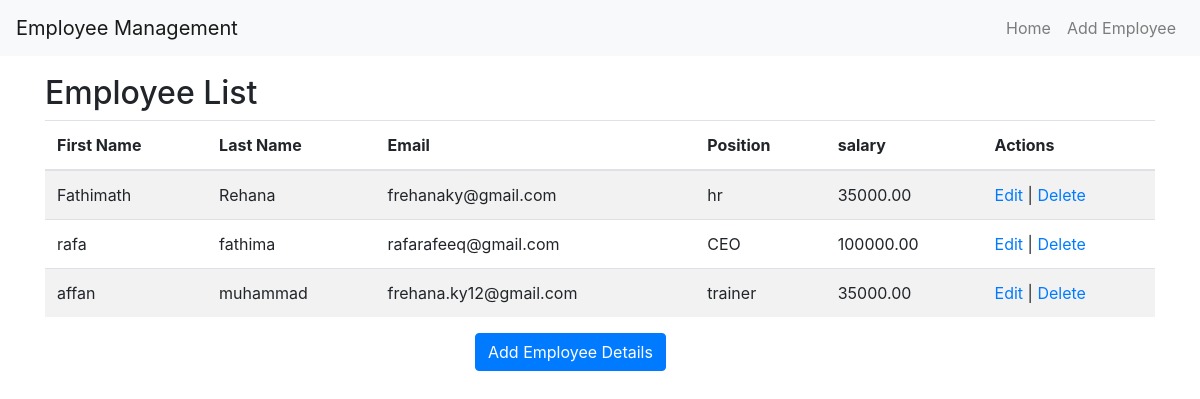
The page / on the database its author committed.
### app2/models.py (models this page shows, shortened)
class Employee(models.Model):
    first_name = models.CharField(max_length=50)
    last_name = models.CharField(max_length=50)
    email = models.EmailField(unique=True)
    position = models.CharField(max_length=100)
    salary = models.DecimalField(max_digits=10, decimal_places=2)

### app2/views.py (the view)
# urls.py: path('', views.employee_list, name='employee_list'),
def employee_list(request):
    employees = Employee.objects.all()
    return render(request, 'employee_list.html', {'employees': employees})

### templates/employee_list.html
{% extends 'base.html' %}
{% block content %}
<br>
<h2>Employee List</h2>
<table class="table table-striped">
    <thead>
        <tr>
            <th>First Name</th>
            <th>Last Name</th>
            <th>Email</th>
            <th>Position</th>
            <th>salary</th>
            <th>Actions</th>
        </tr>
    </thead>
    <tbody>
        {% for employee in employees %}
        <tr>
            <td>{{ employee.first_name }}</td>
            <td>{{ employee.last_name }}</td>
            <td>{{ employee.email }}</td>
            <td>{{ employee.position }}</td>
            <td>{{ employee.salary }}</td>
            <td>
                <a href="{% url 'employee_update' employee.pk %}">Edit</a> |
                <a href="{% url 'employee_delete' employee.pk %}">Delete</a>
            </td>
        </tr>
        {% endfor %}
    </tbody>
</table>
<div style="margin-left: 430px;">
    <a href="{% url 'employee_create' %}" class="btn btn-primary"> Add Employee Details</a>
</div>
{% endblock %}

### templates/base.html (shortened to what this page needs)
<!DOCTYPE html>
<html lang="en">
<head>
    <link rel="stylesheet" href="https://stackpath.bootstrapcdn.com/bootstrap/4.5.2/css/bootstrap.min.css">
</head>
<body>
    <nav class="navbar navbar-expand-lg navbar-light bg-light fixed-top">
        <a class="navbar-brand" href="{% url 'employee_list' %}">Employee Management</a>
        <div class="collapse navbar-collapse" id="navbarNav">
            <ul class="navbar-nav ml-auto">
                <li class="nav-item">
                    <a class="nav-link" href="{% url 'employee_list' %}">Home</a>
                </li>
                <li class="nav-item">
                    <a class="nav-link" href="{% url 'employee_create' %}">Add Employee</a>
                </li>
            </ul>
        </div>
    </nav>
    <div class="container">
        {% block content %}
        {% endblock %}
    </div>
</body>
</html>

### templates/base.html (style rules this page uses)
body { padding-top: 50px; }
.navbar { margin-bottom: 20px; }

### rows shown on the page
Employee: first_name "Fathimath", last_name "Rehana", email "frehanaky@gmail.com", position "hr", salary "35000.00"
Employee: first_name "rafa", last_name "fathima", email "rafarafeeq@gmail.com", position "CEO", salary "100000.00"
Employee: first_name "affan", last_name "muhammad", email "frehana.ky12@gmail.com", position "trainer", salary "35000.00"
